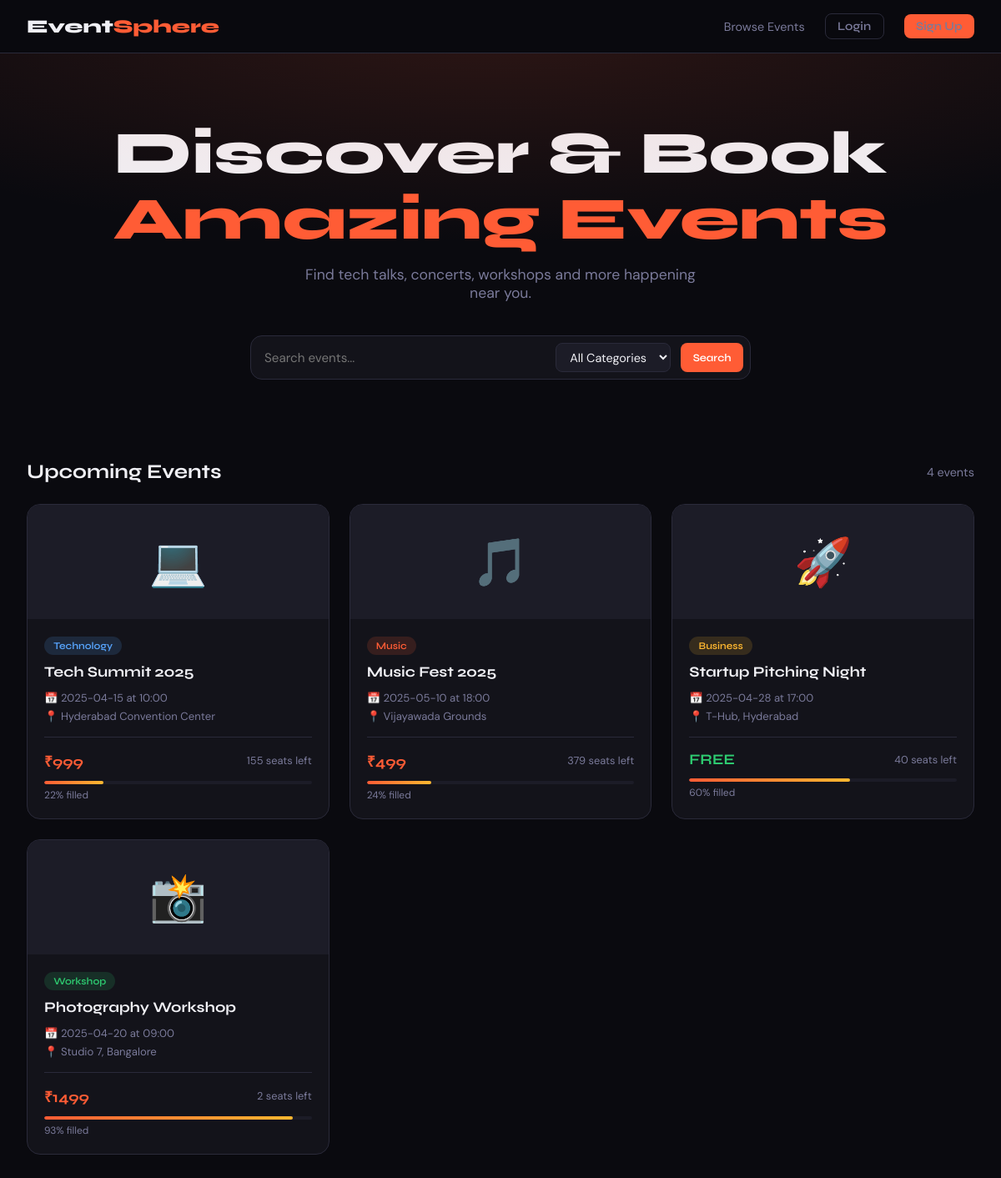
The page / on the database its author committed.
### tables this page shows
CREATE TABLE events (
                id           TEXT PRIMARY KEY,
                title        TEXT NOT NULL,
                category     TEXT NOT NULL,
                date         TEXT NOT NULL,
                time         TEXT NOT NULL,
                location     TEXT NOT NULL,
                description  TEXT NOT NULL,
                price        INTEGER NOT NULL DEFAULT 0,
                total_seats  INTEGER NOT NULL,
                booked_seats INTEGER NOT NULL DEFAULT 0,
                image_emoji  TEXT NOT NULL DEFAULT '🎉',
                organizer    TEXT NOT NULL
            );

### app.py (the view)
@app.route('/')
def index():
    query = request.args.get('q', '').lower()
    category = request.args.get('category', '')
    with get_db() as conn:
        if query and category:
            rows = conn.execute(
                "SELECT * FROM events WHERE (LOWER(title) LIKE ? OR LOWER(description) LIKE ?) AND category=?",
                (f'%{query}%', f'%{query}%', category)).fetchall()
        elif query:
            rows = conn.execute(
                "SELECT * FROM events WHERE LOWER(title) LIKE ? OR LOWER(description) LIKE ?",
                (f'%{query}%', f'%{query}%')).fetchall()
        elif category:
            rows = conn.execute("SELECT * FROM events WHERE category=?", (category,)).fetchall()
        else:
            rows = conn.execute("SELECT * FROM events").fetchall()
        categories = [r[0] for r in conn.execute("SELECT DISTINCT category FROM events").fetchall()]
    events = [dict(r) for r in rows]
    return render_template('index.html', events=events, categories=categories, query=query, selected_cat=category)

### app.py (called while the page is built)
def get_db():
    conn = sqlite3.connect(DB_PATH)
    conn.row_factory = sqlite3.Row
    return conn

### templates/index.html (shortened to what this page needs)
{% extends "base.html" %}
{% block content %}
<div class="hero">
  <h1>Discover & Book<br><span>Amazing Events</span></h1>
  <p>Find tech talks, concerts, workshops and more happening near you.</p>
  <form class="search-bar" method="GET" action="/">
    <input type="text" name="q" placeholder="Search events..." value="{{ query }}">
    <select name="category">
      <option value="">All Categories</option>
    </select>
    <button type="submit" class="btn btn-primary btn-sm">Search</button>
  </form>
</div>
<div class="container">
  <div class="section-header">
    <h2>{% if query or selected_cat %}Search Results{% else %}Upcoming Events{% endif %}</h2>
    <span class="results-count">{{ events|length }} event{{ 's' if events|length != 1 }}</span>
  </div>
  {% if events %}
  <div class="events-grid">
    {% for event in events %}
    {% set fill = (event.booked_seats / event.total_seats * 100)|int %}
    <a href="/event/{{ event.id }}" class="event-card">
      <div class="event-emoji">{{ event.image_emoji }}</div>
      <div class="event-body">
        <div>
          {% set cat_class = {'Technology':'tag-tech','Music':'tag-music','Business':'tag-business','Workshop':'tag-workshop'} %}
          <span class="tag {{ cat_class.get(event.category, 'tag-other') }}">{{ event.category }}</span>
        </div>
        <h3 style="margin-top:0.6rem;">{{ event.title }}</h3>
        <div class="event-meta">
          <span>📅 {{ event.date }} at {{ event.time }}</span>
          <span>📍 {{ event.location }}</span>
        </div>
        <div class="event-footer">
          <span class="price {% if event.price == 0 %}free{% endif %}">
            {% if event.price == 0 %}FREE{% else %}₹{{ event.price }}{% endif %}
          </span>
          <span style="font-size:0.8rem; color:var(--muted);">{{ event.total_seats - event.booked_seats }} seats left</span>
        </div>
        <div class="seats-bar">
          <div class="seats-fill" style="width:{{ fill }}%"></div>
        </div>
        <div class="seats-text">{{ fill }}% filled</div>
      </div>
    </a>
    {% endfor %}
  </div>
  {% else %}
  <div class="empty-state">
    <div class="icon">🔍</div>
    <h3>No events found</h3>
    <p>Try a different search or <a href="/" style="color:var(--accent);">browse all events</a>.</p>
  </div>
  {% endif %}
</div>
{% endblock %}

### templates/base.html (shortened to what this page needs)
<!DOCTYPE html>
<html lang="en">
<head>
</head>
<body>
<nav>
  <a href="/" class="nav-brand">Event<span>Sphere</span></a>
  <div class="nav-links">
    <a href="/">Browse Events</a>
    {% if session.user %}
      <a href="/my-bookings">My Bookings</a>
      {% if session.role == 'admin' %}
        <a href="/admin">Admin</a>
      {% endif %}
      <span style="color:var(--muted); font-size:0.85rem;">Hi, {{ session.name.split()[0] }}</span>
      {% if session.role == 'admin' %}<span class="badge-admin">ADMIN</span>{% endif %}
      <a href="/logout" class="btn btn-outline btn-sm">Logout</a>
    {% else %}
      <a href="/login" class="btn btn-outline btn-sm">Login</a>
      <a href="/signup" class="btn btn-primary btn-sm">Sign Up</a>
    {% endif %}
  </div>
</nav>
{% block content %}{% endblock %}
</body>
</html>

### templates/base.html (style rules this page uses)
:root { --bg: #0a0a0f; --surface: #13131a; --surface2: #1c1c27; --accent: #ff5c35; --accent2: #ffb830; --text: #f0f0f5; --muted: #7a7a9a; --border: #2a2a3a; --success: #2ecc71; --error: #e74c3c; }
* { margin: 0; padding: 0; box-sizing: border-box; }
body { background: var(--bg); color: var(--text); font-family: 'DM Sans', sans-serif; min-height: 100vh; }
h1,h2,h3,h4 { font-family: 'Syne', sans-serif; }
nav { background: rgba(10,10,15,0.95); backdrop-filter: blur(20px); border-bottom: 1px solid var(--border); position: sticky; top: 0; z-index: 100; padding: 0 2rem; display: flex; align-items: center; justify-content: space-between; height: 64px; }
.nav-brand { font-family: 'Syne', sans-serif; font-size: 1.4rem; font-weight: 800; color: var(--text); text-decoration: none; }
.nav-brand span { color: var(--accent); }
.nav-links { display: flex; align-items: center; gap: 1.5rem; }
.nav-links a { color: var(--muted); text-decoration: none; font-size: 0.9rem; transition: color 0.2s; }
.btn { display: inline-flex; align-items: center; gap: 0.4rem; padding: 0.5rem 1.2rem; border-radius: 8px; font-family: 'Syne', sans-serif; font-size: 0.85rem; font-weight: 600; cursor: pointer; text-decoration: none; border: none; transition: all 0.2s; }
.btn-primary { background: var(--accent); color: white; }
.btn-outline { background: transparent; color: var(--text); border: 1px solid var(--border); }
.btn-sm { padding: 0.35rem 0.9rem; font-size: 0.8rem; }
.container { max-width: 1200px; margin: 0 auto; padding: 2rem; }
.tag { display: inline-block; padding: 0.25rem 0.7rem; border-radius: 20px; font-size: 0.75rem; font-weight: 600; font-family: 'Syne', sans-serif; }
.tag-tech { background: rgba(88,166,255,0.15); color: #58a6ff; }
.tag-music { background: rgba(255,92,53,0.15); color: var(--accent); }
.tag-business { background: rgba(255,184,48,0.15); color: var(--accent2); }
.tag-workshop { background: rgba(46,204,113,0.15); color: var(--success); }

### rows shown on the page
events: image_emoji "💻", category "Technology", title "Tech Summit 2025", date "2025-04-15", time "10:00", location "Hyderabad Convention Center", price "999", event.total_seats-event.booked_seats "155", fill "22"
events: image_emoji "🎵", category "Music", title "Music Fest 2025", date "2025-05-10", time "18:00", location "Vijayawada Grounds", price "499", event.total_seats-event.booked_seats "379", fill "24"
events: image_emoji "🚀", category "Business", title "Startup Pitching Night", date "2025-04-28", time "17:00", location "T-Hub, Hyderabad", price "FREE", event.total_seats-event.booked_seats "40", booked_seats "60"
events: image_emoji "📸", category "Workshop", title "Photography Workshop", date "2025-04-20", time "09:00", location "Studio 7, Bangalore", price "1499", event.total_seats-event.booked_seats "2", fill "93"

### other values the page prints
{{ events|length }} "4"
{{ 's' if events|length != 1 }} "s"
